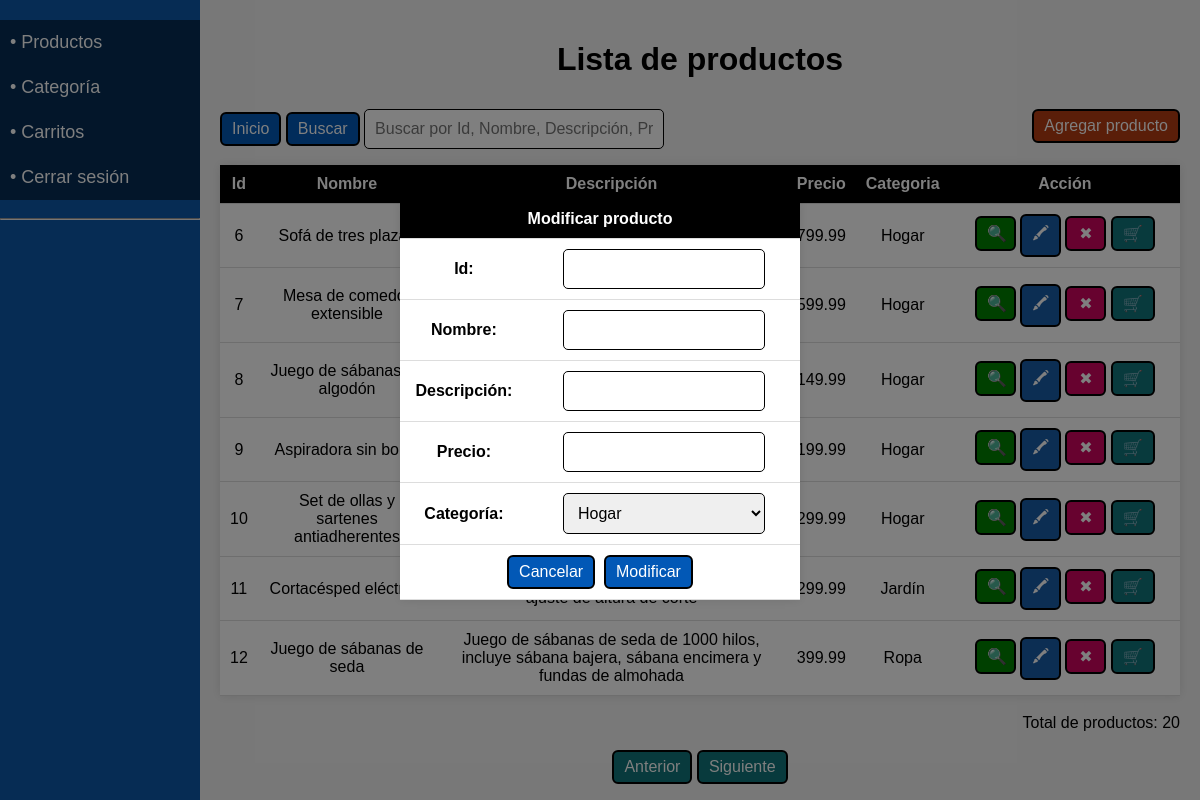
The page /productos_modificar.php (signed in) on the database its author committed.
### tables this page shows
CREATE TABLE `productos` (
  `id` int(11) NOT NULL,
  `nombre` varchar(50) DEFAULT NULL,
  `descripcion` varchar(255) DEFAULT NULL,
  `precio` decimal(10,2) DEFAULT NULL,
  `categoria_id` int(11) DEFAULT NULL
);

CREATE TABLE `categoria_productos` (
  `id` int(11) NOT NULL,
  `nombre` varchar(50) DEFAULT NULL
);

### productos_tabla.php (the view, shortened to what this page needs)
<?php
include("barra_lateral.php");
?>
<html>
<body>
<div class="ContenedorPrincipal">
<?php
$filasmax = 7;
if (isset($_GET['pag'])) {
    $pagina = $_GET['pag'];
} else {
    $pagina = 1;
}
if (isset($_POST['btnbuscar'])) {
    $buscar = $_POST['txtbuscar'];
    $sqlusu = mysqli_query($conn, "SELECT pro.id, pro.nombre, descripcion, precio, cat.nombre as categoria
        FROM productos pro, categoria_productos cat
        WHERE pro.categoria_id = cat.id AND (
            pro.id LIKE '%$buscar%' OR
            pro.nombre LIKE '%$buscar%' OR
            descripcion LIKE '%$buscar%' OR
            precio LIKE '%$buscar%' OR
            cat.nombre LIKE '%$buscar%'
        )");
} else {
    $sqlusu = mysqli_query($conn, "SELECT pro.id, pro.nombre, descripcion, precio, cat.nombre as categoria
        FROM productos pro, categoria_productos cat
        WHERE pro.categoria_id = cat.id
        ORDER BY pro.id ASC
        LIMIT " . (($pagina - 1) * $filasmax) . "," . $filasmax);
}
$resultadoMaximo = mysqli_query($conn, "SELECT count(*) as num_productos FROM productos");
$maxusutabla = mysqli_fetch_assoc($resultadoMaximo)['num_productos'];
?>
<div class="ContenedorTabla">
    <form method="POST">
        <h1>Lista de productos</h1>
        <div class="ContBuscar">
            <div style="float: left;">
                <a href="productos_tabla.php" class="BotonesTeam">Inicio</a>
                <input class="BotonesTeam" type="submit" value="Buscar" name="btnbuscar">
                <input class="CajaTextoBuscar" type="text" name="txtbuscar" placeholder="Buscar por Id, Nombre, Descripción, Precio, Categoría" autocomplete="off">
            </div>
            <div style="float:right;">
                <?php echo "<a class='BotonesTeam5' href=\"productos_registrar.php?pag=$pagina\">Agregar producto</a>";?>
            </div>
        </div>
    </form>
    <table>
        <tr>
            <th>Id</th>
            <th>Nombre</th>
            <th>Descripción</th>
            <th>Precio</th>
            <th>Categoria</th>
            <th>Acción</th>
        </tr>
        <?php
        while ($mostrar = mysqli_fetch_assoc($sqlusu)) {
            echo "<tr>";
            echo "<td>".$mostrar['id']."</td>";
            echo "<td>".$mostrar['nombre']."</td>";
            echo "<td>".$mostrar['descripcion']."</td>";
            echo "<td>".$mostrar['precio']."</td>";
            echo "<td>".$mostrar['categoria']."</td>";
            echo "<td style='width:24%'>
            <a class='BotonesTeam1' href=\"productos_ver.php?id=$mostrar[id]&pag=$pagina\">&#x1F50D;</a>
            <a class='BotonesTeam2' href=\"productos_modificar.php?id=$mostrar[id]&pag=$pagina\">&#128397;</a>
            <a class='BotonesTeam3' href=\"productos_eliminar.php?id=$mostrar[id]&pag=$pagina\" onClick=\"return confirm('¿Estás seguro de eliminar el producto $mostrar[nombre]?')\">&#10006;</a>
            <a class='BotonesTeam4' href=\"carrito.php?id=$mostrar[id]&pag=$pagina\">&#128722;</a>
            </td>";
        }
        ?>
    </table>
    <div style='text-align:right'>
        <br>
        <?php echo "Total de productos: ".$maxusutabla;?>
    </div>
</div>
<div style='text-align:right'>
    <br>
</div>
<div style="text-align:center">
    <?php
    if (isset($_GET['pag'])) {
        if ($_GET['pag'] > 1) {
    ?>
    <a class="BotonesTeam4" href="productos_tabla.php?pag=<?php echo $_GET['pag'] - 1; ?>">Anterior</a>
    <?php
        } else {
    ?>
    <a class="BotonesTeam4" href="#" style="pointer-events: none">Anterior</a>
    <?php
        }
    ?>
    <?php
    } else {
    ?>
    <a class="BotonesTeam4" href="#" style="pointer-events: none">Anterior</a>
    <?php
    }
    if (isset($_GET['pag'])) {
        if ((($pagina) * $filasmax) < $maxusutabla) {
    ?>
    <a class="BotonesTeam4" href="productos_tabla.php?pag=<?php echo $_GET['pag'] + 1; ?>">Siguiente</a>
    <?php
        } else {
    ?>
    <a class="BotonesTeam4" href="#" style="pointer-events: none">Siguiente</a>
    <?php
        }
    ?>
    <?php
    } else {
    ?>
    <a class="BotonesTeam4" href="productos_tabla.php?pag=2">Siguiente</a>
    <?php
    }
    ?>
</div>
</div>
</body>
</html>

### css/styles.css (style rules this page uses)
body { background: #f2f2f2; font-family: Arial, sans-serif; margin:0; padding:0; display: flex; flex-direction: column; }
h1 { color:black; }
.ContenedorPrincipal { margin-left: 200px; padding: 20px; box-sizing: border-box; text-align:center; }
table { border-collapse: collapse; width: 100%; margin: 0 auto; background-color: #fff; box-shadow: 0 0 10px rgba(0, 0, 0, 0.1); color:#000; }
th { background-color: black; color: white; }
th, td { padding: 10px; text-align: center; border-bottom: 1px solid #dddddd; }
.ContenedorTabla { margin-left: auto; margin-right: auto; max-width:1260px; width: 100%; }
.BotonesTeam,.BotonesTeam1,.BotonesTeam2,.BotonesTeam3,.BotonesTeam4,.BotonesTeam5 { text-align:center; display: inline-block; background:#0258b6; padding: 6px 10px; border-radius:6px; text-decoration: none; color:white; border:2px solid black; cursor:pointer; font-size: 16px; }
.BotonesTeam1,.BotonesTeam2,.BotonesTeam3 { transition: transform 250ms; width:8%; background:green; }
.BotonesTeam2 { background:#185ca7; }
.BotonesTeam3 { background:#cf055f; }
.BotonesTeam4 { background:#11757A; }
.BotonesTeam5 { transition: transform 250ms; background:#B63C12; }
.ContBuscar { overflow: hidden; padding-top:1%; }
.CajaTextoBuscar { width: 300px; padding: 10px; font-size:1em; border-radius:5px; border:1px solid black; color:black; }

### rows shown on the page
productos: id "6", nombre "Sofá de tres plazas", precio "799.99", categoria_productos.nombre "Hogar"
productos: id "7", nombre "Mesa de comedor extensible", precio "599.99", categoria_productos.nombre "Hogar"
productos: id "8", nombre "Juego de sábanas de algodón", precio "149.99", categoria_productos.nombre "Hogar"
productos: id "9", nombre "Aspiradora sin bolsa", precio "199.99", categoria_productos.nombre "Hogar"
productos: id "10", nombre "Set de ollas y sartenes antiadherentes", precio "299.99", categoria_productos.nombre "Hogar"
productos: id "11", nombre "Cortacésped eléctrico", precio "299.99", categoria_productos.nombre "Jardín"
productos: id "12", nombre "Juego de sábanas de seda", descripcion "Juego de sábanas de seda de 1000 hilos, incluye sábana bajera, sábana encimera y fundas de almohada", precio "399.99", categoria_productos.nombre "Ropa"

### other values the page prints
$maxusutabla "20"
form field txtcat "Hogar"
